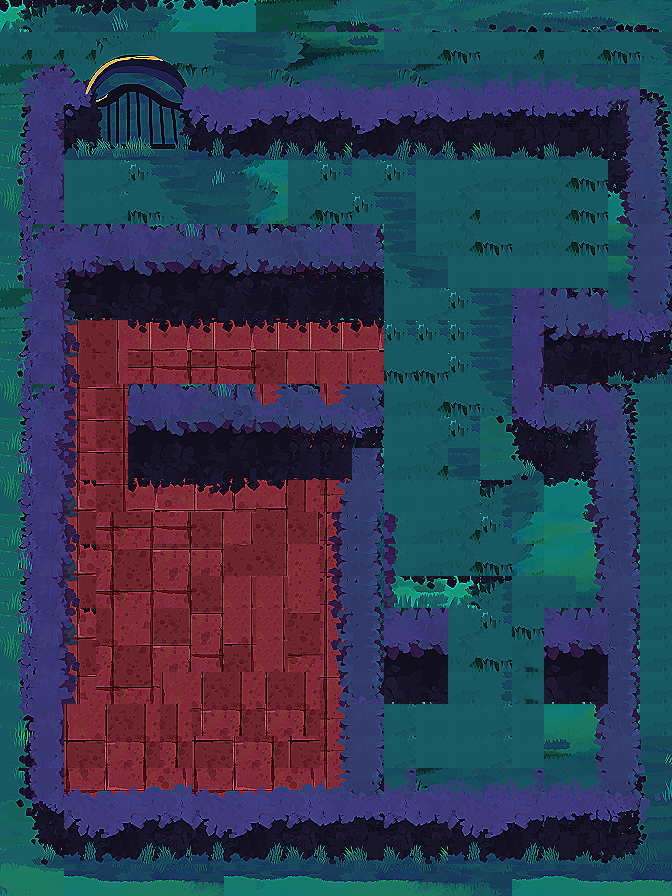

Tiled map render using the project's own tile images. Description and the map definition, with tile-layer contents summarised, below:
An orthogonal 21x28 tile map with 32x32 px tiles, 1 tile layer (ground), 8 tilesets and 24 objects (3x Guard, Exit, Camera, Octopus, Cat, ...).

<map version="1.10" tiledversion="1.11.2" orientation="orthogonal" renderorder="right-down" width="21" height="28" tilewidth="32" tileheight="32" infinite="0" nextlayerid="4" nextobjectid="94">
 <tileset firstgid="1" name="outdoor" tilewidth="32" tileheight="32" tilecount="4096" columns="64">
  <image source="../tilesets/outdoor.png" width="2048" height="2048" />
 </tileset>
 <tileset firstgid="4097" source="../tilesets/objects.tsx" />
 <tileset firstgid="4102" name="dark_outdoor" tilewidth="32" tileheight="32" tilecount="4096" columns="64">
  <image source="../tilesets/dark_outdoor.png" width="2048" height="2048" />
 </tileset>
 <tileset firstgid="8198" name="test4" tilewidth="32" tileheight="32" tilecount="195" columns="15">
  <image source="../tilesets/test4.png" width="500" height="440" />
 </tileset>
 <tileset firstgid="8393" name="test5" tilewidth="32" tileheight="32" tilecount="195" columns="15">
  <image source="../tilesets/test5.png" width="500" height="440" />
 </tileset>
 <tileset firstgid="8588" name="test7" tilewidth="32" tileheight="32" tilecount="195" columns="15">
  <image source="../tilesets/test7.png" width="500" height="440" />
 </tileset>
 <tileset firstgid="8783" name="IMG_6849" tilewidth="32" tileheight="32" tilecount="195" columns="15">
  <image source="../tilesets/IMG_6849.png" width="500" height="440" />
 </tileset>
 <tileset firstgid="8978" name="IMG_6849" tilewidth="32" tileheight="32" tilecount="195" columns="15">
  <image source="../tilesets/IMG_6849.png" width="500" height="440" />
 </tileset>
 <layer id="1" name="ground" width="21" height="28">
  <data>[588 cells, 588 non-empty, 252 distinct tile ids]</data>
 </layer>
 <objectgroup id="2" name="walls">
  <object id="39" x="189.312" y="801.63" width="448.495" height="60.8199" />
  <object id="40" x="65" y="224.727" width="319.628" height="94.1017" />
  <object id="41" x="37" y="37.205" width="626" height="119" />
  <object id="42" x="0" y="65.089" width="64" height="798.911" />
  <object id="45" x="130.151" y="385.108" width="251.516" height="89.559" />
  <object id="56" x="515.098" y="289.366" width="128.773" height="188.639" />
  <object id="57" x="352.879" y="384.533" width="31.7647" height="434.935" />
  <object id="61" x="608.674" y="357.699" width="32.8631" height="501.268" />
  <object id="73" x="626.161" y="126.505" width="37.6774" height="228.989" />
  <object id="75" x="43.7527" y="793.882" width="260.495" height="79.5699" />
  <object id="91" x="386.618" y="610.033" width="63.0829" height="96.5714" />
  <object id="92" x="547.095" y="609.669" width="63.6284" height="96.0259" />
 </objectgroup>
 <objectgroup id="3" name="objects">
  <object id="31" x="554.752" y="524.843">
   <polyline points="-466.667,-188 -424.471,-151.991 -191.024,-154.441 -123.977,-167.382" />
  </object>
  <object id="77" type="Exit" x="495.334" y="766.667">
   <properties>
    <property name="category" value="10000" />
    <property name="exclude" value="00000" />
    <property name="size" type="float" value="1.25" />
   </properties>
   <point />
  </object>
  <object id="78" type="Camera" x="396" y="306.667">
   <properties>
    <property name="alarmDistance" type="float" value="10" />
    <property name="angle" type="float" value="220" />
    <property name="category" value="01000" />
    <property name="disabledTime" type="float" value="10" />
    <property name="exclude" value="00000" />
    <property name="fov" type="float" value="80" />
    <property name="radius" type="float" value="0.6" />
    <property name="spriteRadius" type="float" value="0.6" />
    <property name="viewDistance" type="float" value="5" />
   </properties>
   <point />
  </object>
  <object id="79" type="Octopus" x="126" y="181.333">
   <properties>
    <property name="abilityRange" type="float" value="7" />
    <property name="category" value="00010" />
    <property name="exclude" value="00010" />
    <property name="force" type="float" value="2" />
    <property name="inkCapacity" type="float" value="100" />
    <property name="inkRegen" type="float" value="5" />
    <property name="inkUsage" type="float" value="25" />
    <property name="maxSpeed" type="float" value="5" />
    <property name="radius" type="float" value="0.4" />
    <property name="spriteRadius" type="float" value="0.6" />
   </properties>
   <point />
  </object>
  <object id="81" type="Guard" x="244" y="351.333">
   <properties>
    <property name="category" value="00100" />
    <property name="exclude" value="00100" />
    <property name="force" type="float" value="1.5" />
    <property name="fov" type="float" value="60" />
    <property name="maxSpeed" type="float" value="5" />
    <property name="path" type="object" value="31" />
    <property name="radius" type="float" value="0.8" />
    <property name="spriteRadius" type="float" value="0.8" />
    <property name="viewDistance" type="float" value="5" />
   </properties>
   <point />
  </object>
  <object id="80" type="Cat" x="151.333" y="168">
   <properties>
    <property name="abilityCooldown" type="float" value="5" />
    <property name="abilityRange" type="float" value="7" />
    <property name="category" value="00010" />
    <property name="exclude" value="00010" />
    <property name="force" type="float" value="3" />
    <property name="maxSpeed" type="float" value="10" />
    <property name="meowExpandSpeed" type="float" value="10" />
    <property name="radius" type="float" value="0.4" />
    <property name="spriteRadius" type="float" value="0.6" />
   </properties>
   <point />
  </object>
  <object id="82" type="Guard" x="124" y="579.333">
   <properties>
    <property name="category" value="00100" />
    <property name="exclude" value="00100" />
    <property name="force" type="float" value="1.5" />
    <property name="fov" type="float" value="60" />
    <property name="maxSpeed" type="float" value="5" />
    <property name="path" type="object" value="84" />
    <property name="radius" type="float" value="0.3" />
    <property name="spriteRadius" type="float" value="0.8" />
    <property name="viewDistance" type="float" value="5" />
   </properties>
   <point />
  </object>
  <object id="84" x="232" y="636">
   <polyline points="-140,-106 -131.804,128.009 95.6427,120.226 52.023,-123.382" />
  </object>
  <object id="89" type="Guard" x="508" y="576.667">
   <properties>
    <property name="category" value="00100" />
    <property name="exclude" value="00100" />
    <property name="force" type="float" value="1.5" />
    <property name="fov" type="float" value="60" />
    <property name="maxSpeed" type="float" value="5" />
    <property name="path" type="object" value="90" />
    <property name="radius" type="float" value="0.8" />
    <property name="spriteRadius" type="float" value="0.8" />
    <property name="viewDistance" type="float" value="5" />
   </properties>
   <point />
  </object>
  <object id="85" type="Door" x="494.63" y="660.46">
   <properties>
    <property name="category" value="10000" />
    <property name="exclude" value="00000" />
    <property name="excludeUnlocked" value="00110" />
    <property name="key" type="object" value="88" />
    <property name="size" type="float" value="3" />
   </properties>
   <point />
  </object>
  <object id="88" type="Key" gid="4097" x="181.667" y="738.333" width="50" height="50">
   <properties>
    <property name="category" value="10000" />
    <property name="exclude" value="11101" />
    <property name="size" type="float" value="1" />
   </properties>
  </object>
  <object id="90" x="862.991" y="710.958">
   <polyline points="-460.991,-129.98 -371.892,-147.949 -278.265,-121.066 -370.745,-146.607" />
  </object>
 </objectgroup>
</map>
